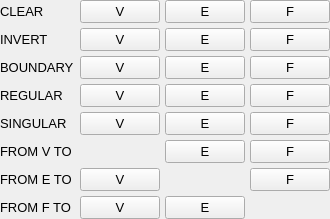
	<widget class="QWidget" name="panelSelect">
	  <property name="sizePolicy">
	    <sizepolicy hsizetype="Expanding" vsizetype="Fixed">
	      <horstretch>0</horstretch>
	      <verstretch>0</verstretch>
	    </sizepolicy>
	  </property>
	  <property name="visible">
	    <bool>false</bool>
	  </property>

	  <layout class="QGridLayout" name="panelSelectGridLayout">
	    <property name="leftMargin">
	      <number>0</number>
	    </property>
	    <property name="topMargin">
	      <number>0</number>
	    </property>
	    <property name="rightMargin">
	      <number>0</number>
	    </property>
	    <property name="bottomMargin">
	      <number>0</number>
	    </property>
	    <property name="spacing">
	      <number>5</number>
	    </property>

	    <item row="0" column="0">
	      <widget class="QLabel" name="labelClear">
		<property name="sizePolicy">
		  <sizepolicy hsizetype="Expanding" vsizetype="Fixed">
		    <horstretch>1</horstretch>
		    <verstretch>0</verstretch>
		  </sizepolicy>
		</property>
		<property name="minimumSize">
		  <size>
		    <width>50</width>
		    <height>22</height>
		  </size>
		</property>
		<property name="maximumSize">
		  <size>
		    <width>10000</width>
		    <height>22</height>
		  </size>
		</property>
		<property name="alignment">
		  <set>Qt::AlignLeft|Qt::AlignVCenter</set>
		</property>
		<property name="margin">
		  <number>5</number>
		</property>
		<property name="text">
		  <string>CLEAR</string>
		</property>
		<property name="font">
		  <font>
		    <pointsize>10</pointsize>
		  </font>
		</property>
	      </widget> <!-- "labelClear" -->
	    </item>

	    <item row="0" column="1">
	      <widget class="QPushButton" name="buttonClearVertices">
		<property name="sizePolicy">
		  <sizepolicy hsizetype="Expanding" vsizetype="Fixed">
		    <horstretch>1</horstretch>
		    <verstretch>0</verstretch>
		  </sizepolicy>
		</property>	
		<property name="text">
		  <string>V</string>
		</property>
		<property name="font">
		  <font>
		    <pointsize>10</pointsize>
		  </font>
		</property>
	      </widget>
	    </item>

	    <item row="0" column="2">
	      <widget class="QPushButton" name="buttonClearEdges">
		<property name="sizePolicy">
		  <sizepolicy hsizetype="Expanding" vsizetype="Fixed">
		    <horstretch>1</horstretch>
		    <verstretch>0</verstretch>
		  </sizepolicy>
		</property>	
		<property name="text">
		  <string>E</string>
		</property>
		<property name="font">
		  <font>
		    <pointsize>10</pointsize>
		  </font>
		</property>
	      </widget>
	    </item>

	    <item row="0" column="3">
	      <widget class="QPushButton" name="buttonClearFaces">
		<property name="sizePolicy">
		  <sizepolicy hsizetype="Expanding" vsizetype="Fixed">
		    <horstretch>1</horstretch>
		    <verstretch>0</verstretch>
		  </sizepolicy>
		</property>	
		<property name="text">
		  <string>F</string>
		</property>
		<property name="font">
		  <font>
		    <pointsize>10</pointsize>
		  </font>
		</property>
	      </widget>
	    </item>

	    <item row="1" column="0">
	      <widget class="QLabel" name="labelInvert">
		<property name="sizePolicy">
		  <sizepolicy hsizetype="Expanding" vsizetype="Fixed">
		    <horstretch>1</horstretch>
		    <verstretch>0</verstretch>
		  </sizepolicy>
		</property>
		<property name="minimumSize">
		  <size>
		    <width>50</width>
		    <height>22</height>
		  </size>
		</property>
		<property name="maximumSize">
		  <size>
		    <width>10000</width>
		    <height>22</height>
		  </size>
		</property>
		<property name="alignment">
		  <set>Qt::AlignLeft|Qt::AlignVCenter</set>
		</property>
		<property name="margin">
		  <number>5</number>
		</property>
		<property name="text">
		  <string>INVERT</string>
		</property>
		<property name="font">
		  <font>
		    <pointsize>10</pointsize>
		  </font>
		</property>
	      </widget> <!-- "labelPanelInvert" -->
	    </item>

	    <item row="1" column="1">
	      <widget class="QPushButton" name="buttonInvertVertices">
		<property name="sizePolicy">
		  <sizepolicy hsizetype="Expanding" vsizetype="Fixed">
		    <horstretch>1</horstretch>
		    <verstretch>0</verstretch>
		  </sizepolicy>
		</property>	
		<property name="text">
		  <string>V</string>
		</property>
		<property name="font">
		  <font>
		    <pointsize>10</pointsize>
		  </font>
		</property>
	      </widget>
	    </item>

	    <item row="1" column="2">
	      <widget class="QPushButton" name="buttonInvertEdges">
		<property name="sizePolicy">
		  <sizepolicy hsizetype="Expanding" vsizetype="Fixed">
		    <horstretch>1</horstretch>
		    <verstretch>0</verstretch>
		  </sizepolicy>
		</property>	
		<property name="text">
		  <string>E</string>
		</property>
		<property name="font">
		  <font>
		    <pointsize>10</pointsize>
		  </font>
		</property>
	      </widget>
	    </item>

	    <item row="1" column="3">
	      <widget class="QPushButton" name="buttonInvertFaces">
		<property name="sizePolicy">
		  <sizepolicy hsizetype="Expanding" vsizetype="Fixed">
		    <horstretch>1</horstretch>
		    <verstretch>0</verstretch>
		  </sizepolicy>
		</property>	
		<property name="text">
		  <string>F</string>
		</property>
		<property name="font">
		  <font>
		    <pointsize>10</pointsize>
		  </font>
		</property>
	      </widget>
	    </item>

	    <item row="2" column="0">
	      <widget class="QLabel" name="labelBoundary">
		<property name="sizePolicy">
		  <sizepolicy hsizetype="Expanding" vsizetype="Fixed">
		    <horstretch>1</horstretch>
		    <verstretch>0</verstretch>
		  </sizepolicy>
		</property>
		<property name="minimumSize">
		  <size>
		    <width>50</width>
		    <height>22</height>
		  </size>
		</property>
		<property name="maximumSize">
		  <size>
		    <width>10000</width>
		    <height>22</height>
		  </size>
		</property>
		<property name="alignment">
		  <set>Qt::AlignLeft|Qt::AlignVCenter</set>
		</property>
		<property name="margin">
		  <number>5</number>
		</property>
		<property name="text">
		  <string>BOUNDARY</string>
		</property>
		<property name="font">
		  <font>
		    <pointsize>10</pointsize>
		  </font>
		</property>
	      </widget> <!-- "labelBoundary" -->
	    </item>

	    <item row="2" column="1">
	      <widget class="QPushButton" name="buttonBoundaryVertices">
		<property name="sizePolicy">
		  <sizepolicy hsizetype="Expanding" vsizetype="Fixed">
		    <horstretch>1</horstretch>
		    <verstretch>0</verstretch>
		  </sizepolicy>
		</property>	
		<property name="text">
		  <string>V</string>
		</property>
		<property name="font">
		  <font>
		    <pointsize>10</pointsize>
		  </font>
		</property>
	      </widget>
	    </item>

	    <item row="2" column="2">
	      <widget class="QPushButton" name="buttonBoundaryEdges">
		<property name="sizePolicy">
		  <sizepolicy hsizetype="Expanding" vsizetype="Fixed">
		    <horstretch>1</horstretch>
		    <verstretch>0</verstretch>
		  </sizepolicy>
		</property>	
		<property name="text">
		  <string>E</string>
		</property>
		<property name="font">
		  <font>
		    <pointsize>10</pointsize>
		  </font>
		</property>
	      </widget>
	    </item>

	    <item row="2" column="3">
	      <widget class="QPushButton" name="buttonBoundaryFaces">
		<property name="sizePolicy">
		  <sizepolicy hsizetype="Expanding" vsizetype="Fixed">
		    <horstretch>1</horstretch>
		    <verstretch>0</verstretch>
		  </sizepolicy>
		</property>	
		<property name="text">
		  <string>F</string>
		</property>
		<property name="font">
		  <font>
		    <pointsize>10</pointsize>
		  </font>
		</property>
	      </widget>
	    </item>

	    <item row="3" column="0">
	      <widget class="QLabel" name="labelRegular">
		<property name="sizePolicy">
		  <sizepolicy hsizetype="Expanding" vsizetype="Fixed">
		    <horstretch>1</horstretch>
		    <verstretch>0</verstretch>
		  </sizepolicy>
		</property>
		<property name="minimumSize">
		  <size>
		    <width>50</width>
		    <height>22</height>
		  </size>
		</property>
		<property name="maximumSize">
		  <size>
		    <width>10000</width>
		    <height>22</height>
		  </size>
		</property>
		<property name="alignment">
		  <set>Qt::AlignLeft|Qt::AlignVCenter</set>
		</property>
		<property name="margin">
		  <number>5</number>
		</property>
		<property name="text">
		  <string>REGULAR</string>
		</property>
		<property name="font">
		  <font>
		    <pointsize>10</pointsize>
		  </font>
		</property>
	      </widget> <!-- "labelRegular" -->
	    </item>

	    <item row="3" column="1">
	      <widget class="QPushButton" name="buttonRegularVertices">
		<property name="sizePolicy">
		  <sizepolicy hsizetype="Expanding" vsizetype="Fixed">
		    <horstretch>1</horstretch>
		    <verstretch>0</verstretch>
		  </sizepolicy>
		</property>	
		<property name="text">
		  <string>V</string>
		</property>
		<property name="font">
		  <font>
		    <pointsize>10</pointsize>
		  </font>
		</property>
	      </widget>
	    </item>

	    <item row="3" column="2">
	      <widget class="QPushButton" name="buttonRegularEdges">
		<property name="sizePolicy">
		  <sizepolicy hsizetype="Expanding" vsizetype="Fixed">
		    <horstretch>1</horstretch>
		    <verstretch>0</verstretch>
		  </sizepolicy>
		</property>	
		<property name="text">
		  <string>E</string>
		</property>
		<property name="font">
		  <font>
		    <pointsize>10</pointsize>
		  </font>
		</property>
	      </widget>
	    </item>

	    <item row="3" column="3">
	      <widget class="QPushButton" name="buttonRegularFaces">
		<property name="sizePolicy">
		  <sizepolicy hsizetype="Expanding" vsizetype="Fixed">
		    <horstretch>1</horstretch>
		    <verstretch>0</verstretch>
		  </sizepolicy>
		</property>	
		<property name="text">
		  <string>F</string>
		</property>
		<property name="font">
		  <font>
		    <pointsize>10</pointsize>
		  </font>
		</property>
	      </widget>
	    </item>

	    <item row="4" column="0">
	      <widget class="QLabel" name="labelSingular">
		<property name="sizePolicy">
		  <sizepolicy hsizetype="Expanding" vsizetype="Fixed">
		    <horstretch>1</horstretch>
		    <verstretch>0</verstretch>
		  </sizepolicy>
		</property>
		<property name="minimumSize">
		  <size>
		    <width>50</width>
		    <height>22</height>
		  </size>
		</property>
		<property name="maximumSize">
		  <size>
		    <width>10000</width>
		    <height>22</height>
		  </size>
		</property>
		<property name="alignment">
		  <set>Qt::AlignLeft|Qt::AlignVCenter</set>
		</property>
		<property name="margin">
		  <number>5</number>
		</property>
		<property name="text">
		  <string>SINGULAR</string>
		</property>
		<property name="font">
		  <font>
		    <pointsize>10</pointsize>
		  </font>
		</property>
	      </widget> <!-- "labelSingular" -->
	    </item>

	    <item row="4" column="1">
	      <widget class="QPushButton" name="buttonSingularVertices">
		<property name="sizePolicy">
		  <sizepolicy hsizetype="Expanding" vsizetype="Fixed">
		    <horstretch>1</horstretch>
		    <verstretch>0</verstretch>
		  </sizepolicy>
		</property>	
		<property name="text">
		  <string>V</string>
		</property>
		<property name="font">
		  <font>
		    <pointsize>10</pointsize>
		  </font>
		</property>
	      </widget>
	    </item>

	    <item row="4" column="2">
	      <widget class="QPushButton" name="buttonSingularEdges">
		<property name="sizePolicy">
		  <sizepolicy hsizetype="Expanding" vsizetype="Fixed">
		    <horstretch>1</horstretch>
		    <verstretch>0</verstretch>
		  </sizepolicy>
		</property>	
		<property name="text">
		  <string>E</string>
		</property>
		<property name="font">
		  <font>
		    <pointsize>10</pointsize>
		  </font>
		</property>
	      </widget>
	    </item>

	    <item row="4" column="3">
	      <widget class="QPushButton" name="buttonSingularFaces">
		<property name="sizePolicy">
		  <sizepolicy hsizetype="Expanding" vsizetype="Fixed">
		    <horstretch>1</horstretch>
		    <verstretch>0</verstretch>
		  </sizepolicy>
		</property>	
		<property name="text">
		  <string>F</string>
		</property>
		<property name="font">
		  <font>
		    <pointsize>10</pointsize>
		  </font>
		</property>
	      </widget>
	    </item>

	    <item row="5" column="0">
	      <widget class="QLabel" name="labelFromVerticesTo">
		<property name="sizePolicy">
		  <sizepolicy hsizetype="Expanding" vsizetype="Fixed">
		    <horstretch>1</horstretch>
		    <verstretch>0</verstretch>
		  </sizepolicy>
		</property>
		<property name="minimumSize">
		  <size>
		    <width>50</width>
		    <height>22</height>
		  </size>
		</property>
		<property name="maximumSize">
		  <size>
		    <width>10000</width>
		    <height>22</height>
		  </size>
		</property>
		<property name="alignment">
		  <set>Qt::AlignLeft|Qt::AlignVCenter</set>
		</property>
		<property name="margin">
		  <number>5</number>
		</property>
		<property name="text">
		  <string>FROM V TO</string>
		</property>
		<property name="font">
		  <font>
		    <pointsize>10</pointsize>
		  </font>
		</property>
	      </widget> <!-- "labelFromVerticesTo" -->
	    </item>

	    <item row="5" column="2">
	      <widget class="QPushButton" name="buttonFromVerticesToEdges">
		<property name="sizePolicy">
		  <sizepolicy hsizetype="Expanding" vsizetype="Fixed">
		    <horstretch>1</horstretch>
		    <verstretch>0</verstretch>
		  </sizepolicy>
		</property>	
		<property name="text">
		  <string>E</string>
		</property>
		<property name="font">
		  <font>
		    <pointsize>10</pointsize>
		  </font>
		</property>
	      </widget>
	    </item>

	    <item row="5" column="3">
	      <widget class="QPushButton" name="buttonFromVerticesToFaces">
		<property name="sizePolicy">
		  <sizepolicy hsizetype="Expanding" vsizetype="Fixed">
		    <horstretch>1</horstretch>
		    <verstretch>0</verstretch>
		  </sizepolicy>
		</property>	
		<property name="text">
		  <string>F</string>
		</property>
		<property name="font">
		  <font>
		    <pointsize>10</pointsize>
		  </font>
		</property>
	      </widget>
	    </item>

	    <item row="6" column="0">
	      <widget class="QLabel" name="labelFromEdgesTo">
		<property name="sizePolicy">
		  <sizepolicy hsizetype="Expanding" vsizetype="Fixed">
		    <horstretch>1</horstretch>
		    <verstretch>0</verstretch>
		  </sizepolicy>
		</property>
		<property name="minimumSize">
		  <size>
		    <width>50</width>
		    <height>22</height>
		  </size>
		</property>
		<property name="maximumSize">
		  <size>
		    <width>10000</width>
		    <height>22</height>
		  </size>
		</property>
		<property name="alignment">
		  <set>Qt::AlignLeft|Qt::AlignVCenter</set>
		</property>
		<property name="margin">
		  <number>5</number>
		</property>
		<property name="text">
		  <string>FROM E TO</string>
		</property>
		<property name="font">
		  <font>
		    <pointsize>10</pointsize>
		  </font>
		</property>
	      </widget> <!-- "labelFromEdgesTo" -->
	    </item>

	    <item row="6" column="1">
	      <widget class="QPushButton" name="buttonFromEdgesToVertices">
		<property name="sizePolicy">
		  <sizepolicy hsizetype="Expanding" vsizetype="Fixed">
		    <horstretch>1</horstretch>
		    <verstretch>0</verstretch>
		  </sizepolicy>
		</property>	
		<property name="text">
		  <string>V</string>
		</property>
		<property name="font">
		  <font>
		    <pointsize>10</pointsize>
		  </font>
		</property>
	      </widget>
	    </item>

	    <item row="6" column="3">
	      <widget class="QPushButton" name="buttonFromEdgesToFaces">
		<property name="sizePolicy">
		  <sizepolicy hsizetype="Expanding" vsizetype="Fixed">
		    <horstretch>1</horstretch>
		    <verstretch>0</verstretch>
		  </sizepolicy>
		</property>	
		<property name="text">
		  <string>F</string>
		</property>
		<property name="font">
		  <font>
		    <pointsize>10</pointsize>
		  </font>
		</property>
	      </widget>
	    </item>

	    <item row="7" column="0">
	      <widget class="QLabel" name="labelFacesTo">
		<property name="sizePolicy">
		  <sizepolicy hsizetype="Expanding" vsizetype="Fixed">
		    <horstretch>1</horstretch>
		    <verstretch>0</verstretch>
		  </sizepolicy>
		</property>
		<property name="minimumSize">
		  <size>
		    <width>50</width>
		    <height>22</height>
		  </size>
		</property>
		<property name="maximumSize">
		  <size>
		    <width>10000</width>
		    <height>22</height>
		  </size>
		</property>
		<property name="alignment">
		  <set>Qt::AlignLeft|Qt::AlignVCenter</set>
		</property>
		<property name="margin">
		  <number>5</number>
		</property>
		<property name="text">
		  <string>FROM F TO </string>
		</property>
		<property name="font">
		  <font>
		    <pointsize>10</pointsize>
		  </font>
		</property>
	      </widget> <!-- "labelFacesTo" -->
	    </item>

	    <item row="7" column="1">
	      <widget class="QPushButton" name="buttonFromFacesToVertices">
		<property name="sizePolicy">
		  <sizepolicy hsizetype="Expanding" vsizetype="Fixed">
		    <horstretch>1</horstretch>
		    <verstretch>0</verstretch>
		  </sizepolicy>
		</property>	
		<property name="text">
		  <string>V</string>
		</property>
		<property name="font">
		  <font>
		    <pointsize>10</pointsize>
		  </font>
		</property>
	      </widget>
	    </item>

	    <item row="7" column="2">
	      <widget class="QPushButton" name="buttonFromFacesToEdges">
		<property name="sizePolicy">
		  <sizepolicy hsizetype="Expanding" vsizetype="Fixed">
		    <horstretch>1</horstretch>
		    <verstretch>0</verstretch>
		  </sizepolicy>
		</property>	
		<property name="text">
		  <string>E</string>
		</property>
		<property name="font">
		  <font>
		    <pointsize>10</pointsize>
		  </font>
		</property>
	      </widget>
	    </item>

<!-- // -->

	  </layout>
	</widget>
